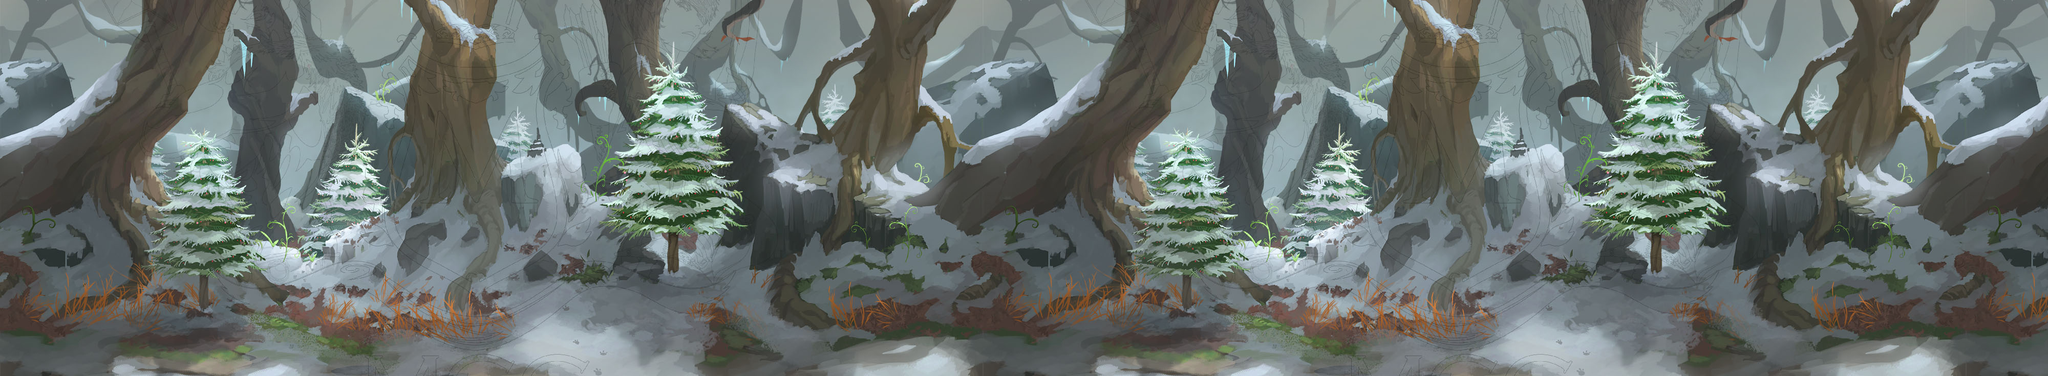

This is a level from a 2D game, rendered from its Tiled map with the project's own tilesets. A one-line summary and the map file follow, with tile-layer data summarised:
An orthogonal 125x23 tile map with 32x32 px tiles, 1 tile layer (Tile Layer 1), 2 tilesets.

<map version="1.0" tiledversion="1.1.1" orientation="orthogonal" renderorder="right-down" width="125" height="23" tilewidth="32" tileheight="32" infinite="0" nextobjectid="1">
 <tileset firstgid="1" name="bg_vl1" tilewidth="32" tileheight="32" tilecount="1980" columns="60">
  <image source="tileset/bg_vl1.jpg" width="1920" height="1080" />
 </tileset>
 <tileset firstgid="1981" name="123" tilewidth="32" tileheight="32" tilecount="385" columns="35">
  <image source="tileset/123.png" width="1124" height="361" />
 </tileset>
 <layer name="Tile Layer 1" width="125" height="23">
  <data>[2875 cells, 2875 non-empty, 1380 distinct tile ids]</data>
 </layer>
</map>
